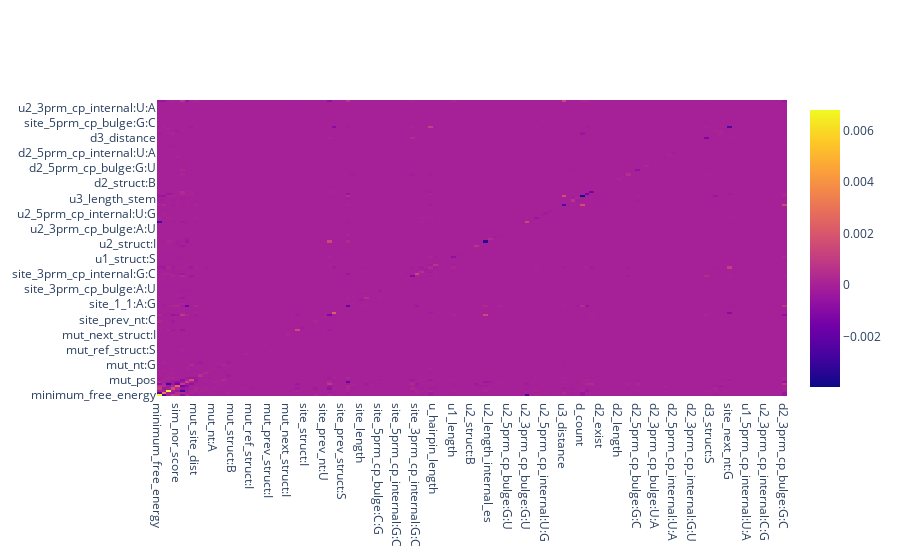

Here is the notebook cell this chart was saved with:
### Code cell
from plotly.offline import init_notebook_mode
init_notebook_mode(connected=True)
configure_plotly_browser_state()

trace = Heatmap(z=mean_interaction_values_df.values,
                   x=Cols,
                   y=Index)
iplot([trace],show_link=False)

### Figure 1 — Plotly figure (JSON) as saved in the notebook; plotly's stock layout.template omitted (floating-point values rounded to 4 significant figures; data arrays with more than 128 entries replaced by an {"elided": "..."} marker saying what was removed)
{"data": [{"type": "heatmap", "x": {"elided": "137 str values"}, "y": {"elided": "137 str values"}, "z": {"elided": "137x137 float values"}}], "layout": {}}
